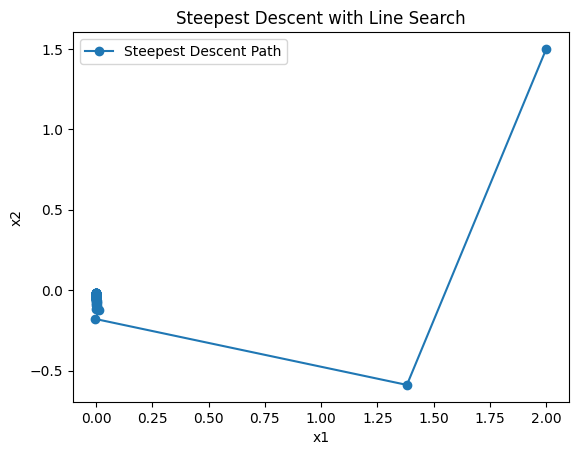

This chart was generated by the following Python code:
import numpy as np
import matplotlib.pyplot as plt

# Function
def f(x):
    return x[0]**2 + x[1]**4

# Gradient
def grad_f(x):
    return np.array([2*x[0], 4*x[1]**3])

# Line search using Newton method
def find_alpha(x, p, tol=1e-6, max_iter=20):
    alpha = 0.0   # initial guess

    for _ in range(max_iter):
        # phi'(alpha)
        x_new = x + alpha * p
        grad = grad_f(x_new)
        phi_prime = np.dot(grad, p)

        # phi''(alpha)
        # Hessian
        H = np.array([[2, 0],[0, 12*x_new[1]**2]])
        phi_double = p.T @ H @ p

        # Avoid division by zero
        if abs(phi_double) < 1e-10:
            break

        alpha_new = alpha - phi_prime / phi_double

        if abs(alpha_new - alpha) < tol:
            return alpha_new

        alpha = alpha_new

    return alpha


# Steepest Descent Algorithm
def steepest_descent(x0, tol=1e-6, max_iter=100):
    x = x0.copy()
    history = [x.copy()]

    for _ in range(max_iter):
        grad = grad_f(x)

        # stopping condition
        if np.linalg.norm(grad) < tol:
            break

        p = -grad

        # compute optimal step size
        alpha = find_alpha(x, p)

        # update
        x = x + alpha * p
        history.append(x.copy())

    return np.array(history)


# Initial point
x0 = np.array([2.0, 1.5])

# Run algorithm
path = steepest_descent(x0)


plt.plot(path[:,0], path[:,1], 'o-', label='Steepest Descent Path')

plt.xlabel('x1')
plt.ylabel('x2')
plt.legend()
plt.title('Steepest Descent with Line Search')
plt.show()
